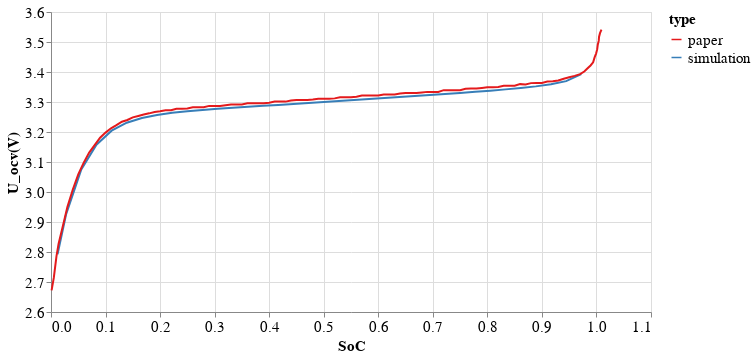

Source (notebook cell):
### Code cell
simulation_u_ocv = get_soc_dependence(model, "voltageSource.U_ocv.v").rename({'voltageSource.U_ocv.v': 'U_ocv'}, axis=1)
paper_u_ocv = pd.read_csv('plots_data/u_ocv.csv').rename({"x": 'SoC', 'y': 'U_ocv'}, axis=1)
paper_u_ocv['type'] = 'paper'

alt.Chart(simulation_u_ocv.append(paper_u_ocv)).mark_line().encode(
    x = alt.X('SoC:Q'),
    y = alt.Y('U_ocv:Q', scale=alt.Scale(zero=False), title='U_ocv(V)'),
    color=alt.Color('type:N', scale=alt.Scale(scheme='set1'))
).configure_view(
    height=300, 
    width=600
).configure_legend(
    labelFont='CMU Serif',
    titleFont='CMU Serif',
    labelFontSize=15,
    titleFontSize=15,
).configure_axis(
    labelFont='CMU Serif',
    titleFont='CMU Serif',
    labelFontSize=15,
    titleFontSize=15,
)

### Figure 1 — Vega-Lite specification as saved in the notebook (floating-point values rounded to 4 significant figures; data arrays with more than 128 entries replaced by an {"elided": "..."} marker saying what was removed)
{"usermeta": {"embedOptions": {"theme": "vox"}}, "config": {"view": {"continuousWidth": 400, "continuousHeight": 300, "height": 300, "width": 600}, "axis": {"labelFont": "CMU Serif", "labelFontSize": 15, "titleFont": "CMU Serif", "titleFontSize": 15}, "legend": {"labelFont": "CMU Serif", "labelFontSize": 15, "titleFont": "CMU Serif", "titleFontSize": 15}}, "data": {"name": "data-74ecf0ac890f37076ea414f85611d928"}, "mark": "line", "encoding": {"color": {"type": "nominal", "field": "type", "scale": {"scheme": "set1"}}, "x": {"type": "quantitative", "field": "SoC"}, "y": {"type": "quantitative", "field": "U_ocv", "scale": {"zero": false}, "title": "U_ocv(V)"}}, "$schema": "https://vega.github.io/schema/vega-lite/v4.8.1.json", "datasets": {"data-74ecf0ac890f37076ea414f85611d928": {"elided": "151 records"}}}
